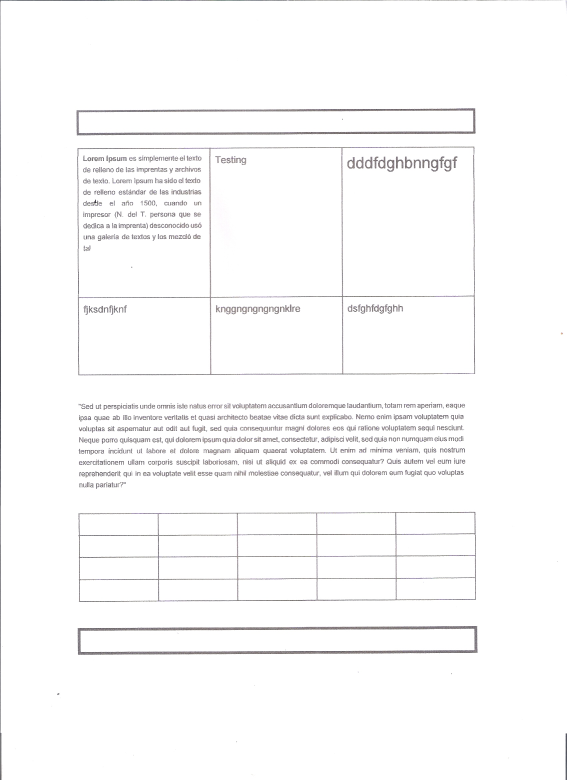
#> input picture planilla.jpg, 1700 x 2338 px (shown at 1/3 size)
$ python main.py   (older library calls are emulated)
#> lines starting #> are read from the running program, lines starting #| are printed output that depends on the picture; after the words box and inside, x2 and y2 are one past the last pixel; in counts of white or black regions, pixels touching at a corner belong together
import cv2
import numpy as np
from matplotlib import pyplot as plt

def showImage(name):
	cv2.imshow('image',name)
	cv2.waitKey(0)
	cv2.destroyAllWindows()

#Invert->threshold(Mean)

#Load image
img = cv2.imread('planilla.jpg')
#> img is the input picture: shape (2338, 1700, 3); mean B, G, R 250, 249.9, 250.1
img = cv2.resize(img,(768,1024), interpolation = cv2.INTER_LINEAR)
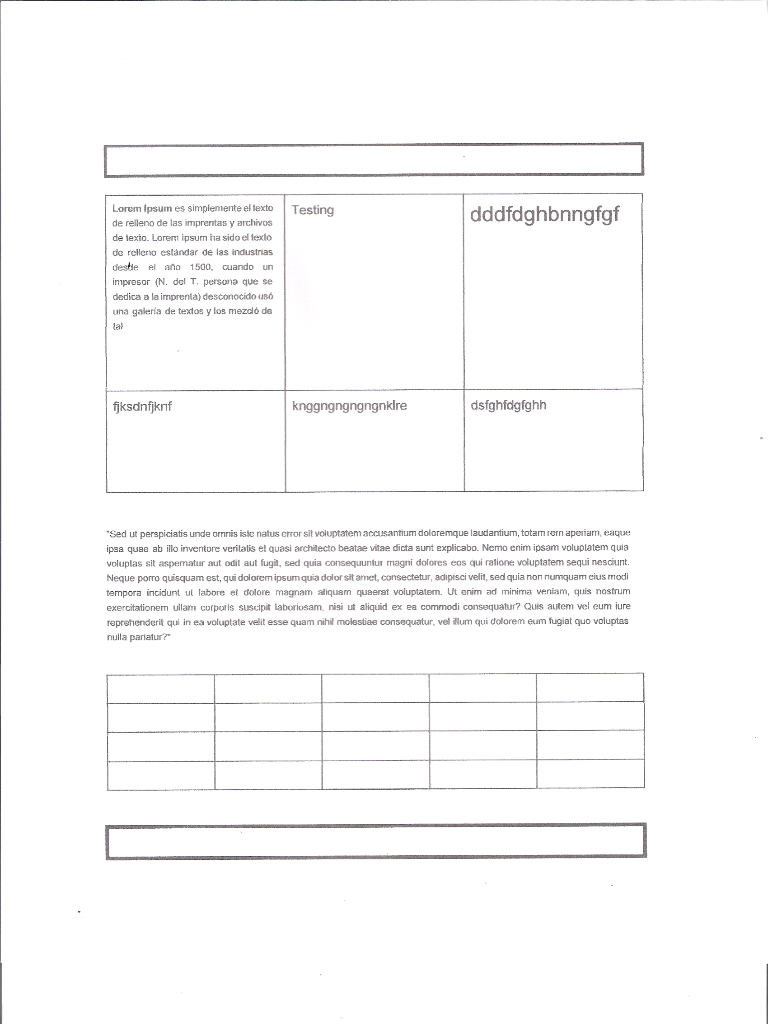
#> img: shape (1024, 768, 3); mean B, G, R 250, 249.9, 250.1
img = cv2.GaussianBlur(img,(3,3),0)
gray_image = cv2.cvtColor(img, cv2.COLOR_BGR2GRAY)

mean = cv2.adaptiveThreshold(gray_image,255,cv2.ADAPTIVE_THRESH_MEAN_C, cv2.THRESH_BINARY,75,10) #11,2
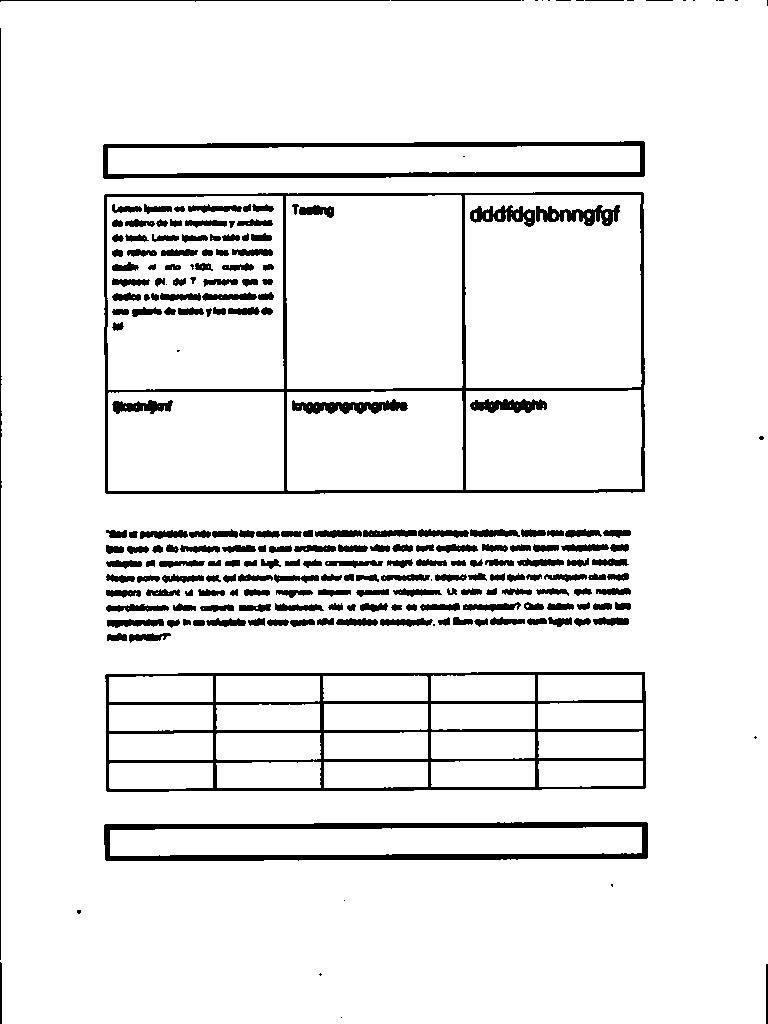
#> mean: shape (1024, 768); 92.2% white; 227 black regions (26 under 20 px), largest, box (x1, y1, x2, y2) and area: (105, 672, 646, 792) 9793, (104, 192, 645, 494) 8368, (104, 822, 648, 861) 6161
showImage(mean)
ret,thresh = cv2.threshold(mean,127,255,cv2.THRESH_BINARY_INV)
showImage(thresh)

kernel = np.ones((4,4),np.uint8)
erosion = cv2.erode(thresh,kernel,iterations = 1)
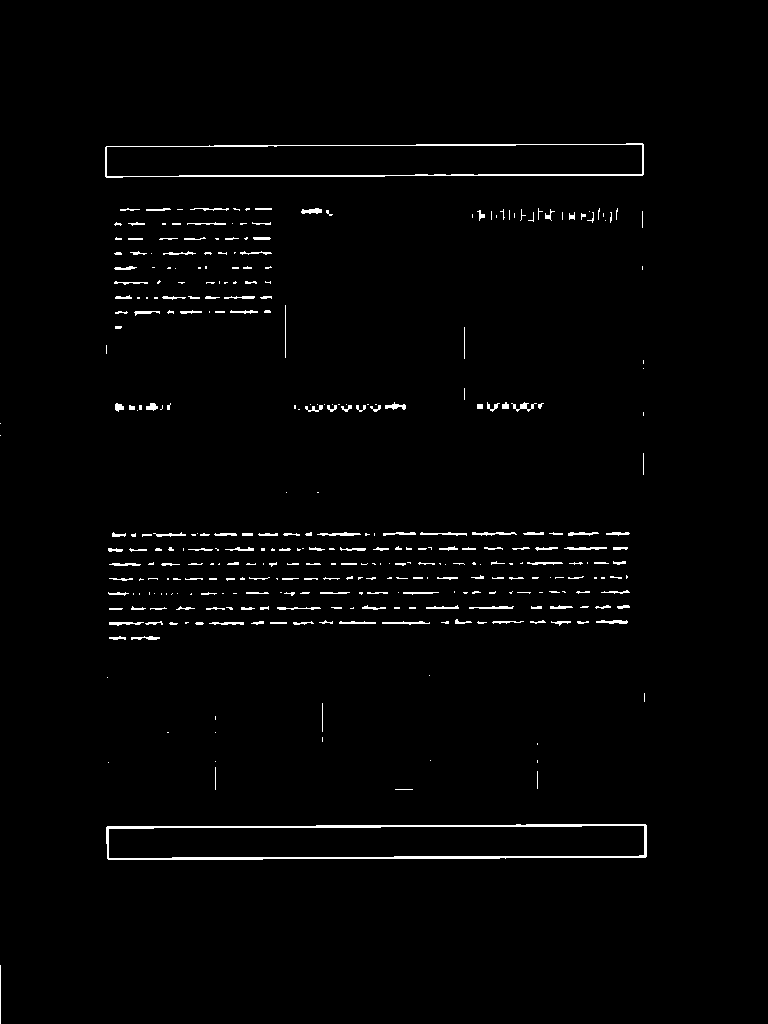
#> erosion: shape (1024, 768); 1.6% white in thin lines or dots, all inside (x1, y1, x2, y2) = (0, 143, 647, 1024)
showImage(erosion)
cv2.imwrite('erosion.png',erosion)

image, contours, hierarchy = cv2.findContours(erosion,cv2.RETR_TREE,cv2.CHAIN_APPROX_NONE)
#> contours = 346 contours, 275 with area under 20; largest, box (x1, y1, x2, y2) and area: (106, 824, 647, 860) 17730, (105, 143, 644, 178) 16572, (108, 825, 645, 859) 16166, (106, 144, 643, 177) 15900, (301, 208, 322, 214) 64
indexMax = 0
x,y,w,h = cv2.boundingRect(contours[0])
#> x = 0; y = 965; w = 1; h = 59
maxArea = w*h
#> maxArea = 59

for i in range(0,len(contours)):
	cnt = contours[i]
	x,y,w,h = cv2.boundingRect(cnt)
	if maxArea < w*h:
		maxArea=w*h
		indexMax = i
#> this loop made 346 passes
#> (x, y, w, h, maxArea, indexMax) on pass 2: (106, 824, 541, 36, 19476, 1)
#> (x, y, w, h) on passes 1, 3, 4, 5, 6, 7: (0, 965, 1, 59), (108, 825, 537, 34), (395, 789, 18, 1), (537, 771, 1, 18), (215, 767, 1, 23), (108, 762, 1, 1)
#> after the loop, indexMax = 1; maxArea = 19476

cnt = contours[indexMax]
#> cnt = contour of 1141 points, box (x1, y1, x2, y2) (106, 824, 647, 860), area 17730
x,y,w,h = cv2.boundingRect(cnt)
#> x = 106; y = 824; w = 541; h = 36
img = cv2.rectangle(erosion,(x,y),(x+w,y+h),(129,0,0),3)
#> img: shape (1024, 768)

showImage(erosion)
cv2.imwrite('erosion.png',erosion)


"""
#cv2.HoughLinesP(image, rho, theta, threshold[, lines[, minLineLength[, maxLineGap]]])
lines = cv2.HoughLinesP(erosion,1, np.pi/180, 2, 20, 50);
for x1,y1,x2,y2 in lines[0]:
    cv2.line(img,(x1,y1),(x2,y2),(0,255,0),2)

showImage(img)

cv2.imwrite('im1.png',thresh)

_,contours,hierarchy = cv2.findContours(thresh, 1, 2)
cnt = contours[0]
M = cv2.moments(cnt)
print M
"""


"""
# skeletonize the image
gray = cv2.cvtColor(img, cv2.COLOR_BGR2GRAY)
skeleton = imutils.skeletonize(gray, size=(4, 4))
showImage(skeleton)

#erode
kernel = np.ones((5,5),np.uint8)
erosion = cv2.erode(img,kernel,iterations = 1)
showImage(erosion)
"""
